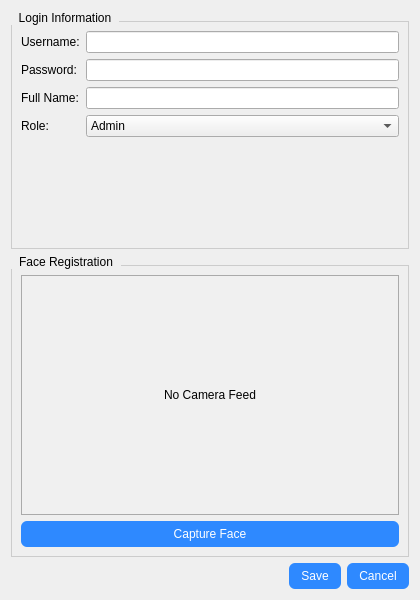
<?xml version="1.0" encoding="UTF-8"?>
<ui version="4.0">
 <class>RegisterDialog</class>
 <widget class="QDialog" name="RegisterDialog">
  <property name="geometry">
   <rect>
    <x>0</x> <y>0</y> <width>420</width> <height>600</height>
   </rect>
  </property>
  <property name="windowTitle">
   <string>Register New User</string>
  </property>
  <property name="styleSheet">
   <string notr="true">
QPushButton {
  background-color: #2e89ff;
  color: white;
  border-radius: 6px;
  padding: 6px 12px;
  font: 10pt "Segoe UI";
}
QPushButton:hover {
  background-color: #1c6edb;
}
QGroupBox {
  font: bold 10pt "Segoe UI";
  border: 1px solid #ccc;
  margin-top: 10px;
}
QGroupBox::title {
  subcontrol-origin: margin;
  subcontrol-position: top left;
  padding: 0 6px;
}
QLabel, QLineEdit, QComboBox {
  font: 10pt "Segoe UI";
}
QLabel#cameraLabel {
  background-color: #f0f0f0;
  border: 1px solid #aaa;
  font: italic 9pt "Segoe UI";
}
   </string>
  </property>

  <layout class="QVBoxLayout" name="verticalLayout">
   <item>
    <widget class="QGroupBox" name="groupBox_userInfo">
     <property name="title">
      <string>Login Information</string>
     </property>
     <layout class="QFormLayout" name="formLayout">
      <item row="0" column="0">
       <widget class="QLabel" name="label_username">
        <property name="text">
         <string>Username:</string>
        </property>
       </widget>
      </item>
      <item row="0" column="1">
       <widget class="QLineEdit" name="usernameLineEdit"/>
      </item>
      <item row="1" column="0">
       <widget class="QLabel" name="label_password">
        <property name="text">
         <string>Password:</string>
        </property>
       </widget>
      </item>
      <item row="1" column="1">
       <widget class="QLineEdit" name="passwordLineEdit">
        <property name="echoMode">
         <enum>QLineEdit::Password</enum>
        </property>
       </widget>
      </item>
      <item row="2" column="0">
       <widget class="QLabel" name="label_fullname">
        <property name="text">
         <string>Full Name:</string>
        </property>
       </widget>
      </item>
      <item row="2" column="1">
       <widget class="QLineEdit" name="fullNameLineEdit"/>
      </item>
      <item row="3" column="0">
       <widget class="QLabel" name="label_role">
        <property name="text">
         <string>Role:</string>
        </property>
       </widget>
      </item>
      <item row="3" column="1">
       <widget class="QComboBox" name="roleComboBox">
        <item><property name="text"><string>Admin</string></property></item>
        <item><property name="text"><string>HR</string></property></item>
        <item><property name="text"><string>Employee</string></property></item>
       </widget>
      </item>
     </layout>
    </widget>
   </item>

   <item>
    <widget class="QGroupBox" name="groupBox_face">
     <property name="title">
      <string>Face Registration</string>
     </property>
     <layout class="QVBoxLayout" name="verticalLayout_2">
      <item>
       <widget class="QLabel" name="cameraLabel">
        <property name="minimumSize">
         <size><width>320</width><height>240</height></size>
        </property>
        <property name="frameShape">
         <enum>QFrame::Box</enum>
        </property>
        <property name="alignment">
         <set>Qt::AlignCenter</set>
        </property>
        <property name="text">
         <string>No Camera Feed</string>
        </property>
       </widget>
      </item>
      <item>
       <widget class="QPushButton" name="captureButton">
        <property name="text">
         <string>Capture Face</string>
        </property>
       </widget>
      </item>
     </layout>
    </widget>
   </item>

   <item>
    <layout class="QHBoxLayout" name="horizontalLayout">
     <item>
      <spacer name="horizontalSpacer">
       <property name="orientation">
        <enum>Qt::Horizontal</enum>
       </property>
       <property name="sizeType">
        <enum>QSizePolicy::Expanding</enum>
       </property>
       <property name="sizeHint" stdset="0">
        <size><width>0</width><height>0</height></size>
       </property>
      </spacer>
     </item>
     <item>
      <widget class="QPushButton" name="saveButton">
       <property name="text">
        <string>Save</string>
       </property>
      </widget>
     </item>
     <item>
      <widget class="QPushButton" name="cancelButton">
       <property name="text">
        <string>Cancel</string>
       </property>
      </widget>
     </item>
    </layout>
   </item>
  </layout>
 </widget>
 <resources/>
 <connections/>
</ui>
